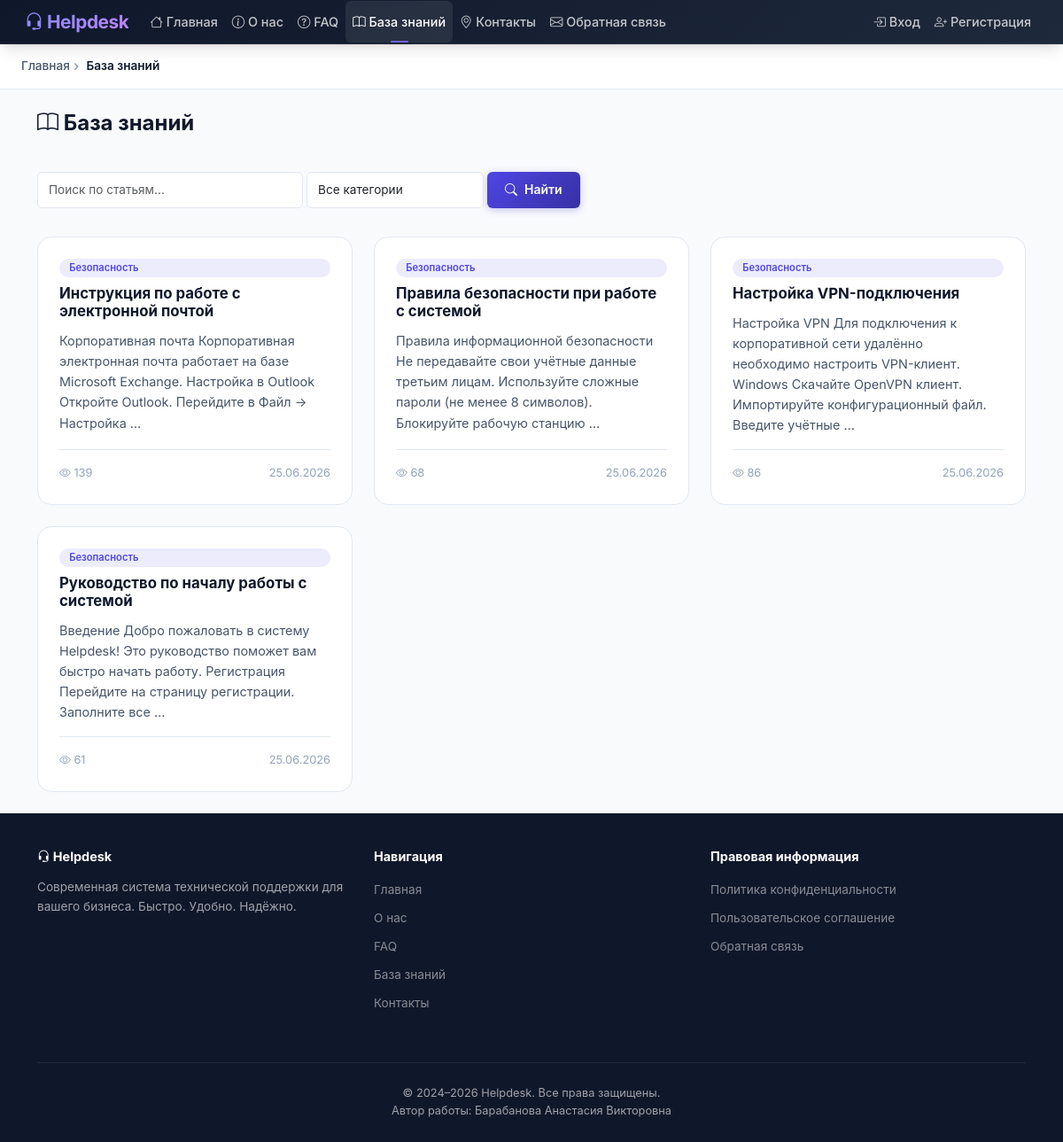
The page /knowledge-base/ on the database as committed earlier.
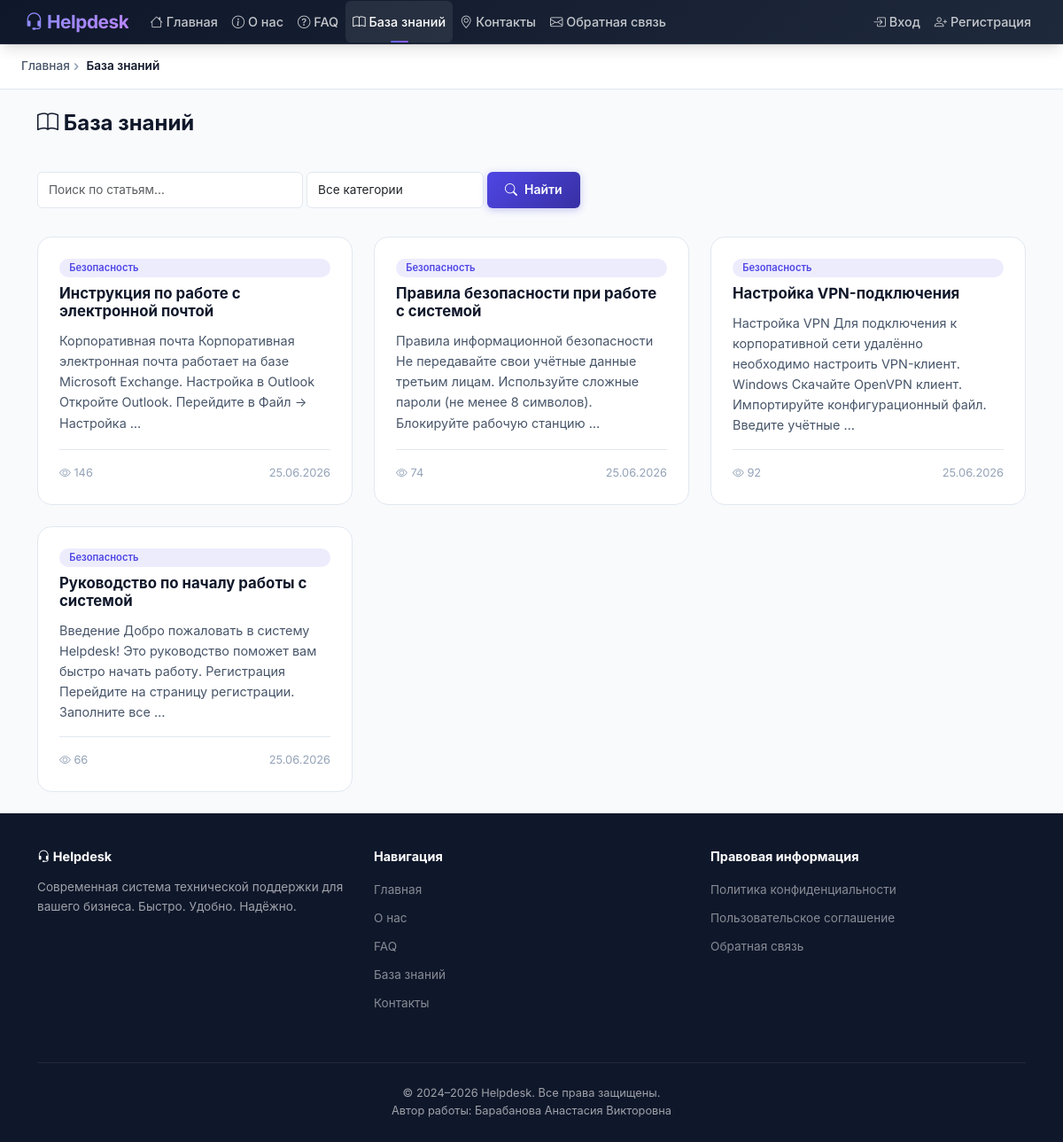
The same page on the database as committed later.
### helpdesk/models.py (models this page shows, shortened)
class KnowledgeBaseArticle(models.Model):
    title = models.CharField(
        max_length=300,
        verbose_name='Заголовок',
    )
    slug = models.SlugField(
        max_length=300,
        unique=True,
        verbose_name='URL-псевдоним',
    )
    content = models.TextField(
        verbose_name='Содержание',
        help_text='Полный текст статьи. Поддерживается форматирование Markdown.',
    )
    category = models.ForeignKey(
        TicketCategory,
        on_delete=models.SET_NULL,
        null=True,
        blank=True,
        related_name='kb_articles',
        verbose_name='Основная категория',
    )
    tags = models.ManyToManyField(
        TicketCategory,
        blank=True,
        related_name='tagged_kb_articles',
        verbose_name='Теги (категории)',
        help_text='Дополнительные категории для перекрёстной навигации.',
    )
    author = models.ForeignKey(
        User,
        on_delete=models.SET_NULL,
        null=True,
        blank=True,
        related_name='kb_articles',
        verbose_name='Автор',
    )
    is_published = models.BooleanField(
        default=True,
        verbose_name='Опубликована',
    )
    views_count = models.PositiveIntegerField(
        default=0,
        verbose_name='Количество просмотров',
    )
    created_at = models.DateTimeField(
        auto_now_add=True,
        verbose_name='Дата создания',
    )
    updated_at = models.DateTimeField(
        auto_now=True,
        verbose_name='Дата обновления',
    )
    class Meta:
        verbose_name = 'Статья базы знаний'
        verbose_name_plural = 'Статьи базы знаний'
        ordering = ['-created_at']

class TicketCategory(models.Model):
    name = models.CharField(
        max_length=150,
        unique=True,
        verbose_name='Название категории',
    )
    slug = models.SlugField(
        max_length=150,
        unique=True,
        verbose_name='URL-псевдоним',
        help_text='Латинский идентификатор для URL (заполняется автоматически).',
    )
    description = models.TextField(
        blank=True,
        default='',
        verbose_name='Описание',
    )
    is_active = models.BooleanField(
        default=True,
        verbose_name='Активна',
    )
    class Meta:
        verbose_name = 'Категория тикета'
        verbose_name_plural = 'Категории тикетов'
        ordering = ['name']

### helpdesk/views.py (the view)
# urls.py: path('knowledge-base/', views.knowledge_base_view, name='knowledge_base'),
def knowledge_base_view(request):
    articles = KnowledgeBaseArticle.objects.filter(
        is_published=True
    ).select_related('category', 'author')
    query = request.GET.get('q', '')
    if query:
        articles = articles.filter(
            Q(title__icontains=query) | Q(content__icontains=query)
        )
    category_slug = request.GET.get('category')
    if category_slug:
        articles = articles.filter(category__slug=category_slug)
    categories = TicketCategory.objects.filter(
        is_active=True,
        kb_articles__is_published=True,
    ).distinct()
    context = {
        'articles': articles,
        'categories': categories,
        'query': query,
        'current_category': category_slug,
        'breadcrumbs': [('Главная', '/'), ('База знаний', None)],
    }
    return render(request, 'public/knowledge_base.html', context)

### helpdesk/templatetags/helpdesk_tags.py (called while the page is built)
@register.simple_tag
def active_link(request, url_name, *args):
    from django.urls import reverse
    try:
        url = reverse(url_name, args=args)
        if request.path == url:
            return 'active'
    except Exception:
        pass
    return ''

@register.filter(name='markdown_format')
def markdown_format(text):
    if not text:
        return ""
    html = markdown.markdown(text, extensions=['extra', 'nl2br'])
    return mark_safe(html)

### templates/public/knowledge_base.html (shortened to what this page needs)
{% extends 'base.html' %}
{% load helpdesk_tags %}
{% block content %}
<div class="container py-4 fade-in">
    <h1 class="page-title">
        <span><i class="bi bi-book"></i> База знаний</span>
    </h1>
    <div class="filter-bar">
        <form method="get" class="d-flex gap-1 flex-wrap" style="width: 100%;">
            <input type="text" name="q" value="{{ query }}" class="form-control" placeholder="Поиск по статьям..." style="max-width: 300px;">
            <select name="category" class="form-select" style="max-width: 200px;">
                <option value="">Все категории</option>
            </select>
            <button type="submit" class="btn-helpdesk btn-primary-helpdesk">
                <i class="bi bi-search"></i> Найти
            </button>
        </form>
    </div>
    {% if articles %}
    <div class="row g-4">
        {% for article in articles %}
        <div class="col-md-6 col-lg-4">
            <div class="article-card">
                {% if article.category %}
                <span class="badge-status mb-1" style="background: rgba(79,70,229,0.1); color: var(--primary); font-size: 0.7rem;">
                    {{ article.category.name }}
                </span>
                {% endif %}
                <h3 class="article-title">
                    <a href="{% url 'kb_article_detail' article.slug %}">{{ article.title }}</a>
                </h3>
                <p class="article-excerpt">
                    {{ article.content|markdown_format|striptags|truncatewords:20 }}
                </p>
                <div class="article-meta">
                    <span><i class="bi bi-eye"></i> {{ article.views_count }}</span>
                    <span>{{ article.created_at|date:"d.m.Y" }}</span>
                </div>
            </div>
        </div>
        {% endfor %}
    </div>
    {% endif %}
</div>
{% endblock %}

Rows that differ between the two databases and show on the page:
changed KnowledgeBaseArticle "Инструкция по работе с электронной почтой": views_count "139" → "146"
changed KnowledgeBaseArticle "Правила безопасности при работе с системой": views_count "68" → "74"
changed KnowledgeBaseArticle "Настройка VPN-подключения": views_count "86" → "92"
changed KnowledgeBaseArticle "Руководство по началу работы с системой": views_count "61" → "66"
